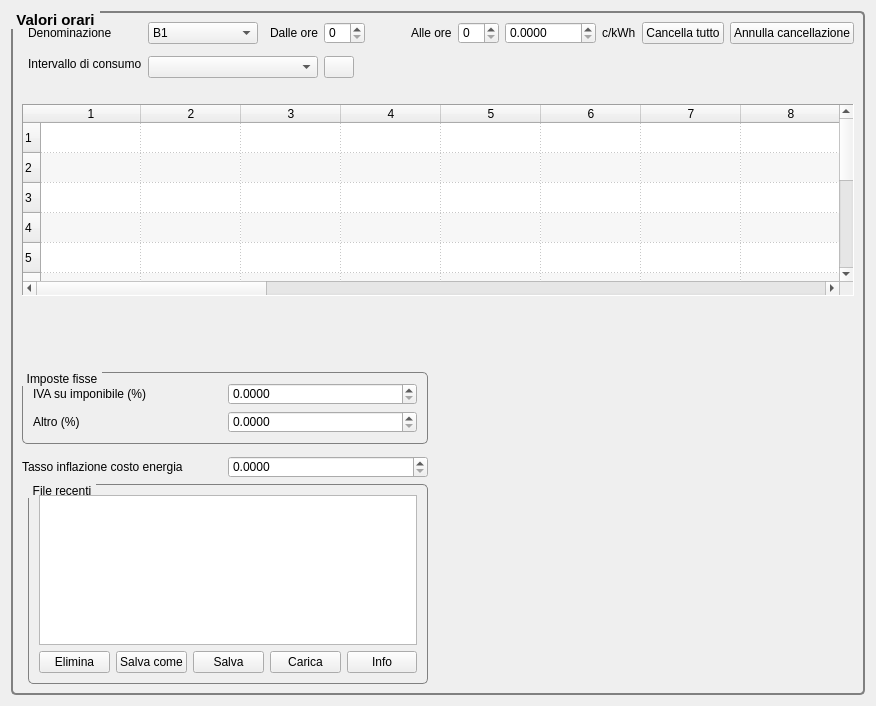
     <widget class="QWidget" name="page">
      <layout class="QGridLayout" name="gridLayout_26">
       <item row="0" column="1">
        <widget class="QGroupBox" name="groupBands">
         <property name="sizePolicy">
          <sizepolicy hsizetype="Expanding" vsizetype="Expanding">
           <horstretch>0</horstretch>
           <verstretch>0</verstretch>
          </sizepolicy>
         </property>
         <property name="font">
          <font>
           <pointsize>11</pointsize>
           <weight>75</weight>
           <bold>true</bold>
          </font>
         </property>
         <property name="styleSheet">
          <string notr="true">QGroupBox {
     background-color: qlineargradient(x1: 0, y1: 0, x2: 0, y2: 1,
                                       stop: 0 #E0E0E0, stop: 1 #FFFFFF);
     border: 2px solid gray;
     border-radius: 5px;
     margin-top: 4ex; /* leave space at the top for the title */
 }
QGroupBox::title {
     subcontrol-origin: margin;
     subcontrol-position: top left; /* position at the top center */
     padding: 0 3px;
      
 }</string>
         </property>
         <property name="title">
          <string>Valori orari</string>
         </property>
         <layout class="QGridLayout" name="gridLayout_34">
          <item row="0" column="1" colspan="2">
           <layout class="QGridLayout" name="gridLayout">
            <item row="0" column="0">
             <widget class="QLabel" name="label_5">
              <property name="text">
               <string>Denominazione</string>
              </property>
             </widget>
            </item>
            <item row="0" column="3">
             <widget class="QLabel" name="label_7">
              <property name="text">
               <string>Dalle ore</string>
              </property>
             </widget>
            </item>
            <item row="0" column="4">
             <widget class="QSpinBox" name="spinDa">
              <property name="maximum">
               <number>23</number>
              </property>
             </widget>
            </item>
            <item row="0" column="8">
             <widget class="QDoubleSpinBox" name="dValue">
              <property name="decimals">
               <number>4</number>
              </property>
              <property name="maximum">
               <double>10000.000000000000000</double>
              </property>
             </widget>
            </item>
            <item row="0" column="10">
             <widget class="QPushButton" name="pushClearAllBands">
              <property name="text">
               <string>Cancella tutto</string>
              </property>
             </widget>
            </item>
            <item row="0" column="11">
             <widget class="QPushButton" name="pushUndo">
              <property name="text">
               <string>Annulla cancellazione</string>
              </property>
             </widget>
            </item>
            <item row="1" column="0" rowspan="2">
             <widget class="QLabel" name="label_76">
              <property name="text">
               <string>Intervallo di consumo</string>
              </property>
              <property name="wordWrap">
               <bool>true</bool>
              </property>
             </widget>
            </item>
            <item row="2" column="1" colspan="3">
             <widget class="QComboBox" name="comboIntervals"/>
            </item>
            <item row="0" column="9">
             <widget class="QLabel" name="label_8">
              <property name="text">
               <string>c/kWh</string>
              </property>
             </widget>
            </item>
            <item row="2" column="5">
             <spacer name="horizontalSpacer_7">
              <property name="orientation">
               <enum>Qt::Horizontal</enum>
              </property>
              <property name="sizeHint" stdset="0">
               <size>
                <width>40</width>
                <height>20</height>
               </size>
              </property>
             </spacer>
            </item>
            <item row="2" column="4">
             <widget class="QPushButton" name="pushAddConsumo">
              <property name="maximumSize">
               <size>
                <width>30</width>
                <height>16777215</height>
               </size>
              </property>
              <property name="text">
               <string/>
              </property>
              <property name="icon">
               <iconset resource="resource.qrc">
                <normaloff>:/images/edit.png</normaloff>:/images/edit.png</iconset>
              </property>
             </widget>
            </item>
            <item row="0" column="1">
             <widget class="QComboBox" name="comboBands">
              <item>
               <property name="text">
                <string>B1</string>
               </property>
              </item>
              <item>
               <property name="text">
                <string>B2</string>
               </property>
              </item>
              <item>
               <property name="text">
                <string>B3</string>
               </property>
              </item>
              <item>
               <property name="text">
                <string>B4</string>
               </property>
              </item>
              <item>
               <property name="text">
                <string>B5</string>
               </property>
              </item>
              <item>
               <property name="text">
                <string>B6</string>
               </property>
              </item>
              <item>
               <property name="text">
                <string>B1 (sabato)</string>
               </property>
              </item>
              <item>
               <property name="text">
                <string>B2 (sabato)</string>
               </property>
              </item>
              <item>
               <property name="text">
                <string>B3 (sabato)</string>
               </property>
              </item>
              <item>
               <property name="text">
                <string>B1 (domenica)</string>
               </property>
              </item>
              <item>
               <property name="text">
                <string>B2 (domenica)</string>
               </property>
              </item>
              <item>
               <property name="text">
                <string>B3 (domenica)</string>
               </property>
              </item>
             </widget>
            </item>
            <item row="0" column="7">
             <widget class="QSpinBox" name="spinA">
              <property name="maximum">
               <number>23</number>
              </property>
             </widget>
            </item>
            <item row="0" column="6">
             <widget class="QLabel" name="label_6">
              <property name="text">
               <string>Alle ore</string>
              </property>
             </widget>
            </item>
           </layout>
          </item>
          <item row="1" column="0" colspan="3">
           <layout class="QGridLayout" name="gridLayout_16">
            <item row="0" column="1">
             <spacer name="horizontalSpacer_6">
              <property name="orientation">
               <enum>Qt::Horizontal</enum>
              </property>
              <property name="sizeHint" stdset="0">
               <size>
                <width>40</width>
                <height>20</height>
               </size>
              </property>
             </spacer>
            </item>
            <item row="1" column="0" colspan="2">
             <widget class="QTableWidget" name="tableBandsView">
              <property name="minimumSize">
               <size>
                <width>0</width>
                <height>0</height>
               </size>
              </property>
              <property name="frameShape">
               <enum>QFrame::Panel</enum>
              </property>
              <property name="frameShadow">
               <enum>QFrame::Sunken</enum>
              </property>
              <property name="alternatingRowColors">
               <bool>true</bool>
              </property>
              <property name="gridStyle">
               <enum>Qt::DotLine</enum>
              </property>
              <property name="rowCount">
               <number>12</number>
              </property>
              <property name="columnCount">
               <number>24</number>
              </property>
              <attribute name="horizontalHeaderShowSortIndicator" stdset="0">
               <bool>false</bool>
              </attribute>
              <attribute name="horizontalHeaderStretchLastSection">
               <bool>false</bool>
              </attribute>
              <row/>
              <row/>
              <row/>
              <row/>
              <row/>
              <row/>
              <row/>
              <row/>
              <row/>
              <row/>
              <row/>
              <row/>
              <column/>
              <column/>
              <column/>
              <column/>
              <column/>
              <column/>
              <column/>
              <column/>
              <column/>
              <column/>
              <column/>
              <column/>
              <column/>
              <column/>
              <column/>
              <column/>
              <column/>
              <column/>
              <column/>
              <column/>
              <column/>
              <column/>
              <column/>
              <column/>
             </widget>
            </item>
           </layout>
          </item>
          <item row="4" column="0" colspan="2">
           <widget class="QGroupBox" name="groupBox_10">
            <property name="sizePolicy">
             <sizepolicy hsizetype="Preferred" vsizetype="Expanding">
              <horstretch>0</horstretch>
              <verstretch>0</verstretch>
             </sizepolicy>
            </property>
            <property name="maximumSize">
             <size>
              <width>16777215</width>
              <height>100</height>
             </size>
            </property>
            <property name="toolTip">
             <string>&lt;p&gt; Imposte pagate in bolletta, come IVA, Erario, Accisa&lt;/p&gt;</string>
            </property>
            <property name="styleSheet">
             <string notr="true">QGroupBox::title {
     subcontrol-origin: margin;
     subcontrol-position: top left; /* position at the top center */
     padding: 0 3px;
      
 }
QGroupBox {
      
     border: 1px solid gray;
     border-radius: 5px;
     margin-top: 2ex; /* leave space at the top for the title */
 }</string>
            </property>
            <property name="title">
             <string>Imposte fisse</string>
            </property>
            <layout class="QGridLayout" name="gridLayout_28">
             <item row="1" column="0">
              <widget class="QLabel" name="label_81">
               <property name="toolTip">
                <string>&lt;p&gt; IVA pagata in bolletta&lt;/p&gt;</string>
               </property>
               <property name="text">
                <string>IVA su imponibile (%)</string>
               </property>
              </widget>
             </item>
             <item row="1" column="1">
              <widget class="QDoubleSpinBox" name="dVATonEn">
               <property name="sizePolicy">
                <sizepolicy hsizetype="Minimum" vsizetype="Fixed">
                 <horstretch>0</horstretch>
                 <verstretch>0</verstretch>
                </sizepolicy>
               </property>
               <property name="toolTip">
                <string>&lt;p&gt; IVA pagata in bolletta&lt;/p&gt;</string>
               </property>
               <property name="decimals">
                <number>4</number>
               </property>
               <property name="maximum">
                <double>100.000000000000000</double>
               </property>
              </widget>
             </item>
             <item row="2" column="0">
              <widget class="QLabel" name="label_82">
               <property name="toolTip">
                <string>&lt;p&gt; Imposte pagate in bolletta, Erario, Accisa&lt;/p&gt;</string>
               </property>
               <property name="text">
                <string>Altro (%)</string>
               </property>
              </widget>
             </item>
             <item row="2" column="1">
              <widget class="QDoubleSpinBox" name="dIMPkWh">
               <property name="sizePolicy">
                <sizepolicy hsizetype="Minimum" vsizetype="Fixed">
                 <horstretch>0</horstretch>
                 <verstretch>0</verstretch>
                </sizepolicy>
               </property>
               <property name="toolTip">
                <string>&lt;p&gt; Imposte pagate in bolletta, Erario, Accisa&lt;/p&gt;</string>
               </property>
               <property name="decimals">
                <number>4</number>
               </property>
               <property name="maximum">
                <double>2000000.000000000000000</double>
               </property>
              </widget>
             </item>
            </layout>
           </widget>
          </item>
          <item row="4" column="2" rowspan="5">
           <widget class="QwtPlot" name="qwtBands">
            <property name="sizePolicy">
             <sizepolicy hsizetype="Expanding" vsizetype="Expanding">
              <horstretch>0</horstretch>
              <verstretch>0</verstretch>
             </sizepolicy>
            </property>
            <property name="maximumSize">
             <size>
              <width>16777215</width>
              <height>500</height>
             </size>
            </property>
           </widget>
          </item>
          <item row="6" column="0" rowspan="2" colspan="2">
           <layout class="QHBoxLayout" name="horizontalLayout_2">
            <item>
             <widget class="QLabel" name="label_66">
              <property name="text">
               <string>Tasso inflazione costo energia</string>
              </property>
             </widget>
            </item>
            <item>
             <widget class="QDoubleSpinBox" name="dBandsInflationRate">
              <property name="sizePolicy">
               <sizepolicy hsizetype="Minimum" vsizetype="Fixed">
                <horstretch>0</horstretch>
                <verstretch>0</verstretch>
               </sizepolicy>
              </property>
              <property name="decimals">
               <number>4</number>
              </property>
              <property name="maximum">
               <double>100.000000000000000</double>
              </property>
             </widget>
            </item>
           </layout>
          </item>
          <item row="8" column="1">
           <widget class="QGroupBox" name="groupBox_11">
            <property name="sizePolicy">
             <sizepolicy hsizetype="MinimumExpanding" vsizetype="Expanding">
              <horstretch>0</horstretch>
              <verstretch>0</verstretch>
             </sizepolicy>
            </property>
            <property name="minimumSize">
             <size>
              <width>0</width>
              <height>0</height>
             </size>
            </property>
            <property name="maximumSize">
             <size>
              <width>400</width>
              <height>200</height>
             </size>
            </property>
            <property name="styleSheet">
             <string notr="true">QGroupBox {
     background-color: qlineargradient(x1: 0, y1: 0, x2: 0, y2: 1,
                                       stop: 0 #E0E0E0, stop: 1 #FFFFFF);
     border: 1px solid gray;
     border-radius: 5px;
     margin-top: 4ex; /* leave space at the top for the title */
 }
QGroupBox::title {
     subcontrol-origin: margin;
     subcontrol-position: top left; /* position at the top center */
     padding: 0 3px;
      
 }</string>
            </property>
            <property name="title">
             <string>File recenti</string>
            </property>
            <layout class="QGridLayout" name="gridLayout_13">
             <item row="1" column="0">
              <layout class="QHBoxLayout" name="horizontalLayout">
               <item>
                <widget class="QPushButton" name="pushCutBandFile">
                 <property name="text">
                  <string>Elimina</string>
                 </property>
                </widget>
               </item>
               <item>
                <widget class="QPushButton" name="pushSaveBandsAs">
                 <property name="text">
                  <string>Salva come</string>
                 </property>
                </widget>
               </item>
               <item>
                <widget class="QPushButton" name="pushSaveBands">
                 <property name="text">
                  <string>Salva</string>
                 </property>
                 <property name="icon">
                  <iconset resource="resource.qrc">
                   <normaloff>:/images/save.png</normaloff>:/images/save.png</iconset>
                 </property>
                </widget>
               </item>
               <item>
                <widget class="QPushButton" name="pushLoadBands">
                 <property name="text">
                  <string>Carica</string>
                 </property>
                 <property name="icon">
                  <iconset resource="resource.qrc">
                   <normaloff>:/images/open.png</normaloff>:/images/open.png</iconset>
                 </property>
                </widget>
               </item>
               <item>
                <widget class="QPushButton" name="pushInfoBands">
                 <property name="text">
                  <string>Info</string>
                 </property>
                </widget>
               </item>
              </layout>
             </item>
             <item row="0" column="0">
              <widget class="QListView" name="listBands">
               <property name="sizePolicy">
                <sizepolicy hsizetype="MinimumExpanding" vsizetype="Expanding">
                 <horstretch>0</horstretch>
                 <verstretch>0</verstretch>
                </sizepolicy>
               </property>
               <property name="minimumSize">
                <size>
                 <width>144</width>
                 <height>53</height>
                </size>
               </property>
              </widget>
             </item>
            </layout>
           </widget>
          </item>
          <item row="2" column="0" colspan="2">
           <widget class="QLabel" name="label_4">
            <property name="minimumSize">
             <size>
              <width>90</width>
              <height>40</height>
             </size>
            </property>
            <property name="text">
             <string/>
            </property>
            <property name="wordWrap">
             <bool>true</bool>
            </property>
           </widget>
          </item>
          <item row="3" column="0" colspan="2">
           <widget class="QLabel" name="label_3">
            <property name="minimumSize">
             <size>
              <width>90</width>
              <height>18</height>
             </size>
            </property>
            <property name="text">
             <string/>
            </property>
            <property name="wordWrap">
             <bool>true</bool>
            </property>
           </widget>
          </item>
         </layout>
        </widget>
       </item>
      </layout>
     </widget>
